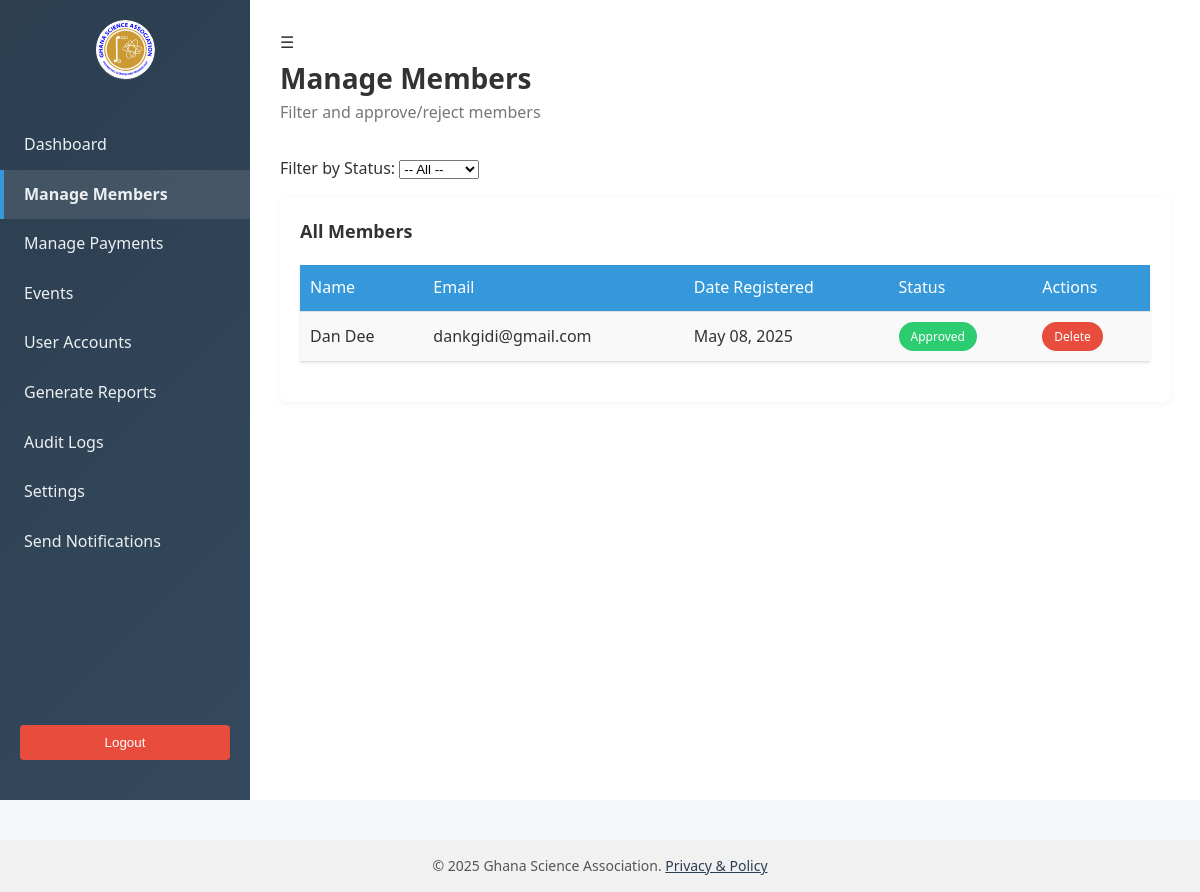
Page /dashboards/manage_members.php (signed in) on the committed database.
### tables this page shows
CREATE TABLE `members` (
  `id` int(11) NOT NULL,
  `member_id` varchar(100) DEFAULT NULL,
  `title` enum('Prof.','Dr.','Rev.','Mr.','Mrs.','Ms.','Miss.') DEFAULT NULL,
  `first_name` varchar(100) DEFAULT NULL,
  `last_name` varchar(100) DEFAULT NULL,
  `other_names` varchar(100) DEFAULT NULL,
  `email` varchar(150) DEFAULT NULL,
  `phone` varchar(20) DEFAULT NULL,
  `dob` date DEFAULT NULL,
  `gender` enum('Male','Female','Other') DEFAULT NULL,
  `national_id` varchar(50) DEFAULT NULL,
  `region` varchar(100) DEFAULT NULL,
  `residential_address` text DEFAULT NULL,
  `postal_address` text DEFAULT NULL,
  `date_registered` datetime DEFAULT current_timestamp(),
  `status` enum('Pending','Approved','Rejected','Inactive') DEFAULT 'Pending',
  `branch_id` varchar(20) DEFAULT NULL,
  `letter_issued` tinyint(1) DEFAULT 0,
  `notes` text DEFAULT NULL
);

### dashboards/manage_members.php (the view, shortened to what this page needs)
<?php
    require_once '../includes/db_connect.php';
    $filter_status = $_GET['status'] ?? '';
    $where = $filter_status ? "WHERE status = '$filter_status'" : '';
    $sql = "SELECT * FROM members $where ORDER BY date_registered DESC";
    $result = $conn->query($sql);
    $members = $result->fetch_all(MYSQLI_ASSOC);
    include '../includes/header.php';
?>
<div class="dashboard">
    <aside class="sidebar">
        <div class="logo"></div>
        <nav>
            <a href="admin_dashboard.php">Dashboard</a>
            <a href="manage_members.php" class="active">Manage Members</a>
            <a href="manage_payments.php">Manage Payments</a>
            <a href="manage_events.php">Events</a>
            <a href="manage_users.php">User Accounts</a>
            <a href="generate_reports.php">Generate Reports</a>
            <a href="view_logs.php">Audit Logs</a>
            <a href="settings.php">Settings</a>
            <a href="send_notifications.php">Send Notifications</a>
        </nav>
        <form action="../logout.php" method="post" style="width: 100%; display: flex; justify-content: center; margin-top: auto;">
            <button type="submit" class="logout">Logout</button>
        </form>
    </aside>
    <main class="main">
        <header>
            <div class="hamburger" onclick="document.querySelector('.sidebar').classList.toggle('active')">☰</div>
            <h1>Manage Members</h1>
            <p>Filter and approve/reject members</p>
        </header>
        <form method="GET" style="margin: 15px 0;">
            <label>Filter by Status:</label>
            <select name="status" onchange="this.form.submit()">
                <option value="">-- All --</option>
            </select>
        </form>
        <div class="table-card">
            <h3><?= $filter_status ? "$filter_status Members" : "All Members" ?></h3>
            <table>
                <tr>
                    <th>Name</th>
                    <th>Email</th>
                    <th>Date Registered</th>
                    <th>Status</th>
                    <th>Actions</th>
                </tr>
                <?php if ($members): ?>
                    <?php foreach ($members as $m): ?>
                        <tr>
                            <td><?= htmlspecialchars($m['first_name'] . ' ' . $m['last_name']) ?></td>
                            <td><?= htmlspecialchars($m['email']) ?></td>
                            <td><?= date('M d, Y', strtotime($m['date_registered'])) ?></td>
                            <td><span class="badge <?= strtolower($m['status']) ?>"><?= $m['status'] ?></span></td>
                            <td>
                                <a href="delete_member.php?id=<?= $m['id'] ?>" onclick="return confirm('Delete this member?')" class="badge pending">Delete</a>
                            </td>
                        </tr>
                    <?php endforeach; ?>
                <?php else: ?>
                    <tr><td colspan="5">No members found.</td></tr>
                <?php endif; ?>
            </table>
        </div>
    </main>
</div>
<?php include '../includes/footer.php'; ?>

### assets/styles.css (style rules this page uses)
* { margin: 0; padding: 0; box-sizing: border-box; }
body { font-family: 'Segoe UI', Tahoma, Geneva, Verdana, sans-serif; background: #f4f6f9; color: #333; line-height: 1.6; }
:root { --primary-color: #3498db; --secondary-color: #2980b9; --accent-color: #e74c3c; --light-gray: #f5f5f5; --medium-gray: #e0e0e0; --dark-gray: #333; --white: #ffffff; --success-color: #2ecc71; --warning-color: #f39c12; --danger-color: #e74c3c; --info-color: #3498db; --sidebar-bg: #2f3640; --sidebar-hover: #414b57; --card-shadow: 0 2px 8px rgba(0,0,0,0.05); --transition: all 0.3s ease; }
.dashboard { display: flex; min-height: 100vh; }
.sidebar { width: 250px; background: linear-gradient(135deg, #2c3e50, #34495e); color: white; display: flex; flex-direction: column; align-items: center; padding: 20px 0; position: fixed; left: 0; top: 0; bottom: 0; height: 100vh; z-index: 1000; }
.sidebar .logo { width: 60px; height: 60px; background: url('gsa_logo.svg') no-repeat center; background-size: contain; border-radius: 50%; margin-bottom: 40px; }
.sidebar nav { display: flex; flex-direction: column; width: 100%; flex-grow: 1; }
.sidebar nav a { display: block; padding: 12px 20px; color: #ecf0f1; text-decoration: none; transition: var(--transition); border-left: 4px solid transparent; }
.sidebar nav a.active { background-color: rgba(255, 255, 255, 0.1); border-left: 4px solid var(--primary-color); font-weight: bold; }
.main { flex: 1; padding: 30px; margin-left: 250px; background-color: var(--white); transition: var(--transition); }
header h1 { margin: 0; color: var(--dark-gray); font-size: 28px; }
header p { color: #777; margin-bottom: 30px; }
.logo { height: 80px; display: flex; align-items: center; justify-content: center; border-bottom: 1px solid rgba(255, 255, 255, 0.1); }
.table-card { flex: 1; background: white; border-radius: 8px; padding: 20px; box-shadow: var(--card-shadow); margin-bottom: 30px; }
.table-card h3 { margin-bottom: 20px; color: var(--dark-gray); font-size: 18px; }
table { width: 100%; border-collapse: collapse; margin: 20px 0; box-shadow: 0 1px 3px rgba(0,0,0,0.1); }
.table-card table { width: 100%; border-collapse: collapse; }
.table-card table th, .table-card table td { padding: 10px; text-align: left; }
.table-card table tr:nth-child(even) { background: #f9f9f9; }
th, td { padding: 12px 15px; text-align: left; border-bottom: 1px solid var(--medium-gray); }
th { background-color: var(--primary-color); color: white; font-weight: 500; }
tr:nth-child(even) { background-color: var(--light-gray); }
.badge { display: inline-block; padding: 5px 12px; border-radius: 20px; font-size: 12px; font-weight: 500; color: white; text-decoration: none; transition: var(--transition); text-transform: capitalize; }
.badge.paid, .badge.approved, .badge.attended, .badge.success { background-color: var(--success-color); }
.badge.pending, .badge.rejected, .badge.cancelled, .badge.danger { background-color: var(--danger-color); }
.logout { background: var(--danger-color); color: white; border: none; padding: 10px 20px; border-radius: 4px; cursor: pointer; margin: 20px auto; display: block; width: calc(100% - 40px); }
button { background:#2f3640; color:white; padding:10px 20px; border:none; border-radius:4px; cursor:pointer; }

### rows in the picture
members: first_name+last_name "Dan Dee", email "dankgidi@gmail.com", date_registered "May 08, 2025", status "Approved"
